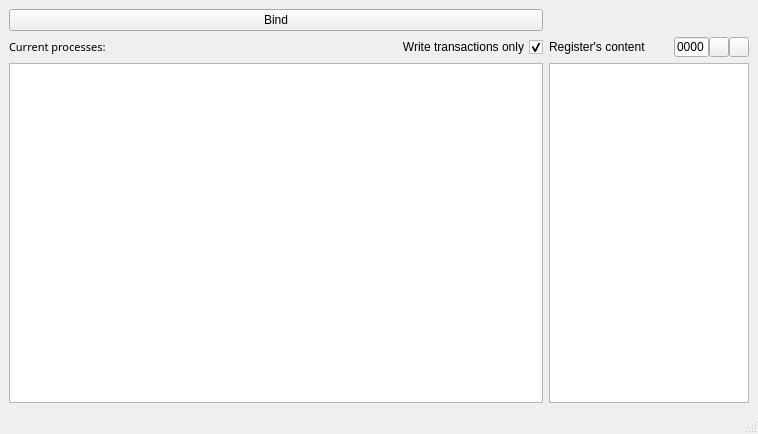
<?xml version="1.0" encoding="UTF-8"?>
<ui version="4.0">
 <class>MainWindow</class>
 <widget class="QMainWindow" name="MainWindow">
  <property name="geometry">
   <rect>
    <x>0</x>
    <y>0</y>
    <width>758</width>
    <height>434</height>
   </rect>
  </property>
  <property name="windowTitle">
   <string>MainWindow</string>
  </property>
  <widget class="QWidget" name="centralwidget">
   <layout class="QGridLayout" name="gridLayout">
    <item row="2" column="0">
     <widget class="QTextEdit" name="textEdit_log">
      <property name="sizePolicy">
       <sizepolicy hsizetype="Expanding" vsizetype="Expanding">
        <horstretch>0</horstretch>
        <verstretch>0</verstretch>
       </sizepolicy>
      </property>
      <property name="minimumSize">
       <size>
        <width>400</width>
        <height>180</height>
       </size>
      </property>
      <property name="styleSheet">
       <string/>
      </property>
      <property name="readOnly">
       <bool>true</bool>
      </property>
     </widget>
    </item>
    <item row="1" column="0">
     <layout class="QHBoxLayout" name="horizontalLayout_2">
      <item>
       <widget class="QLabel" name="label">
        <property name="font">
         <font>
          <family>Droid Sans</family>
          <pointsize>8</pointsize>
          <weight>50</weight>
          <italic>false</italic>
          <bold>false</bold>
         </font>
        </property>
        <property name="styleSheet">
         <string notr="true"/>
        </property>
        <property name="locale">
         <locale language="English" country="UnitedStates"/>
        </property>
        <property name="text">
         <string>Current processes:</string>
        </property>
        <property name="textFormat">
         <enum>Qt::PlainText</enum>
        </property>
       </widget>
      </item>
      <item>
       <widget class="QCheckBox" name="checkBox">
        <property name="enabled">
         <bool>true</bool>
        </property>
        <property name="layoutDirection">
         <enum>Qt::RightToLeft</enum>
        </property>
        <property name="text">
         <string>Write transactions only</string>
        </property>
        <property name="checked">
         <bool>true</bool>
        </property>
        <property name="tristate">
         <bool>false</bool>
        </property>
       </widget>
      </item>
     </layout>
    </item>
    <item row="0" column="0">
     <widget class="QPushButton" name="pushButton">
      <property name="whatsThis">
       <string>&lt;html&gt;&lt;head/&gt;&lt;body&gt;&lt;p&gt;Start to listen to the 500001 port&lt;/p&gt;&lt;/body&gt;&lt;/html&gt;</string>
      </property>
      <property name="styleSheet">
       <string notr="true"/>
      </property>
      <property name="text">
       <string>Bind</string>
      </property>
     </widget>
    </item>
    <item row="2" column="1">
     <widget class="QTextEdit" name="Adresses_textEdit">
      <property name="sizePolicy">
       <sizepolicy hsizetype="Fixed" vsizetype="Expanding">
        <horstretch>0</horstretch>
        <verstretch>0</verstretch>
       </sizepolicy>
      </property>
      <property name="minimumSize">
       <size>
        <width>200</width>
        <height>180</height>
       </size>
      </property>
      <property name="maximumSize">
       <size>
        <width>200</width>
        <height>16777215</height>
       </size>
      </property>
      <property name="readOnly">
       <bool>true</bool>
      </property>
     </widget>
    </item>
    <item row="1" column="1">
     <layout class="QHBoxLayout" name="horizontalLayout" stretch="0,0,0,0">
      <property name="spacing">
       <number>0</number>
      </property>
      <property name="sizeConstraint">
       <enum>QLayout::SetMaximumSize</enum>
      </property>
      <property name="leftMargin">
       <number>0</number>
      </property>
      <property name="rightMargin">
       <number>0</number>
      </property>
      <item>
       <widget class="QLabel" name="label_5">
        <property name="maximumSize">
         <size>
          <width>130</width>
          <height>16777215</height>
         </size>
        </property>
        <property name="styleSheet">
         <string notr="true"/>
        </property>
        <property name="text">
         <string>Register's content</string>
        </property>
        <property name="textFormat">
         <enum>Qt::PlainText</enum>
        </property>
       </widget>
      </item>
      <item>
       <widget class="QLineEdit" name="AdresslineEdit">
        <property name="enabled">
         <bool>true</bool>
        </property>
        <property name="sizePolicy">
         <sizepolicy hsizetype="Fixed" vsizetype="Fixed">
          <horstretch>0</horstretch>
          <verstretch>0</verstretch>
         </sizepolicy>
        </property>
        <property name="minimumSize">
         <size>
          <width>30</width>
          <height>20</height>
         </size>
        </property>
        <property name="maximumSize">
         <size>
          <width>35</width>
          <height>20</height>
         </size>
        </property>
        <property name="styleSheet">
         <string notr="true">font: 8pt &quot;Consolas&quot;;</string>
        </property>
        <property name="inputMask">
         <string>&gt;HHHH</string>
        </property>
        <property name="text">
         <string>0000</string>
        </property>
        <property name="frame">
         <bool>true</bool>
        </property>
        <property name="echoMode">
         <enum>QLineEdit::Normal</enum>
        </property>
        <property name="alignment">
         <set>Qt::AlignCenter</set>
        </property>
        <property name="cursorMoveStyle">
         <enum>Qt::LogicalMoveStyle</enum>
        </property>
        <property name="clearButtonEnabled">
         <bool>false</bool>
        </property>
       </widget>
      </item>
      <item>
       <widget class="QPushButton" name="pushButton_info">
        <property name="minimumSize">
         <size>
          <width>20</width>
          <height>20</height>
         </size>
        </property>
        <property name="maximumSize">
         <size>
          <width>20</width>
          <height>20</height>
         </size>
        </property>
        <property name="text">
         <string/>
        </property>
        <property name="icon">
         <iconset resource="resources.qrc">
          <normaloff>:/images/info.png</normaloff>:/images/info.png</iconset>
        </property>
       </widget>
      </item>
      <item>
       <widget class="QPushButton" name="pushButton_2">
        <property name="minimumSize">
         <size>
          <width>20</width>
          <height>20</height>
         </size>
        </property>
        <property name="maximumSize">
         <size>
          <width>20</width>
          <height>20</height>
         </size>
        </property>
        <property name="text">
         <string/>
        </property>
        <property name="icon">
         <iconset resource="resources.qrc">
          <normaloff>:/images/Clear.png</normaloff>:/images/Clear.png</iconset>
        </property>
       </widget>
      </item>
     </layout>
    </item>
   </layout>
  </widget>
  <widget class="QMenuBar" name="menubar">
   <property name="geometry">
    <rect>
     <x>0</x>
     <y>0</y>
     <width>758</width>
     <height>24</height>
    </rect>
   </property>
  </widget>
  <widget class="QStatusBar" name="statusbar"/>
 </widget>
 <resources>
  <include location="resources.qrc"/>
 </resources>
 <connections/>
</ui>
